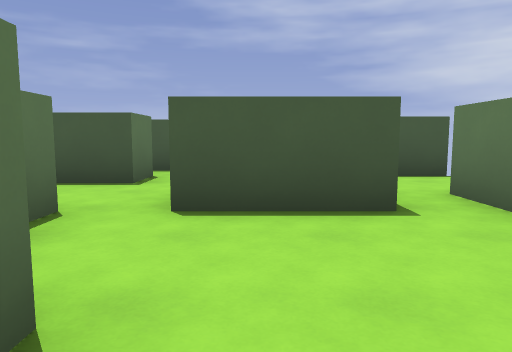
view 1 (above)

12 first-person views from a walk through a Godot game level. The camera is 1.3 m above the floor, tilts 6° down and sees 70° across. The floor is counted in squares, 2 m on a side. Each view is taken from the middle of a square. On the plan, view 1 faces up. The plan holds only what a view shows up to about 11 squares ahead; the rest is blank. Characters and animated objects are not drawn.

view 2
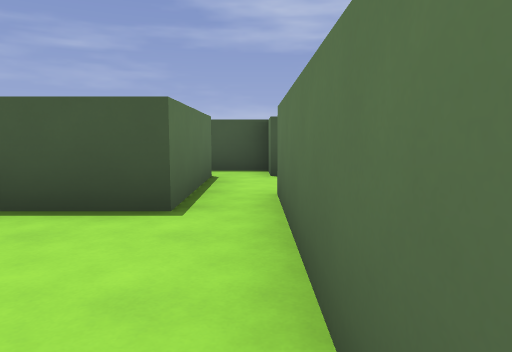

view 3
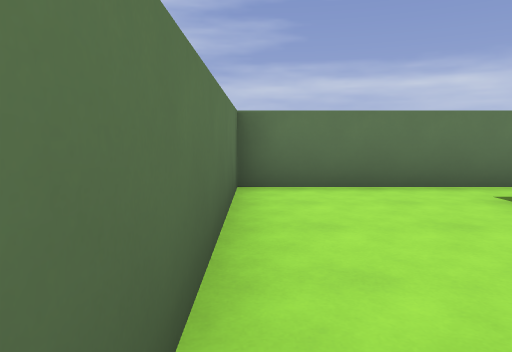

view 4
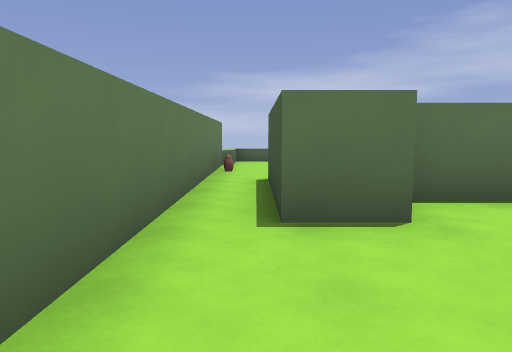

view 5
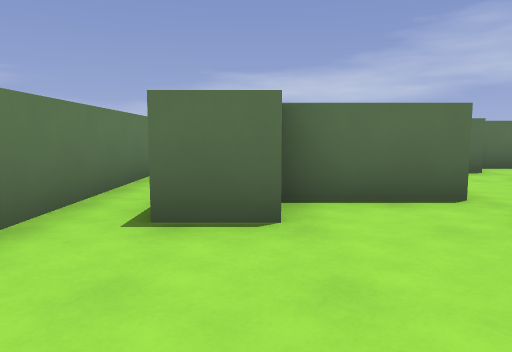

view 6
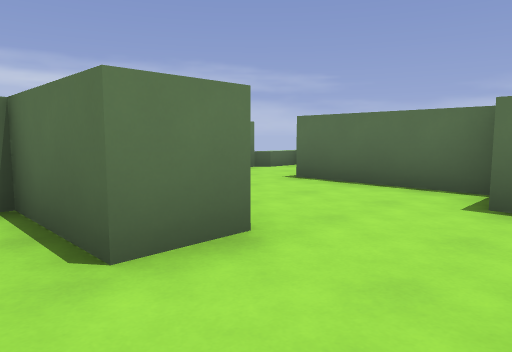

view 7
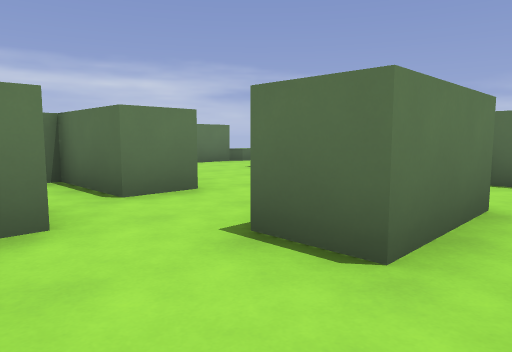

view 8
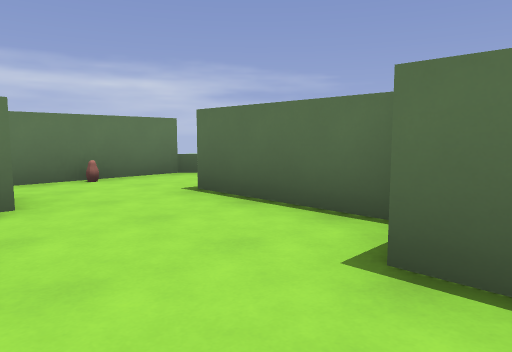

view 9
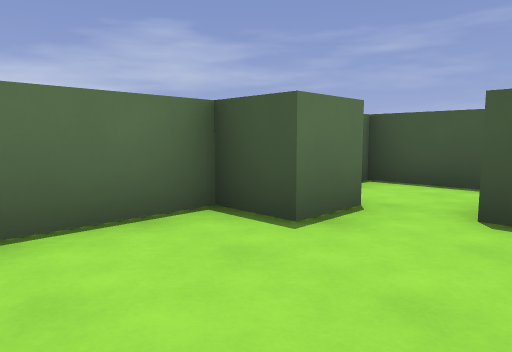

view 10
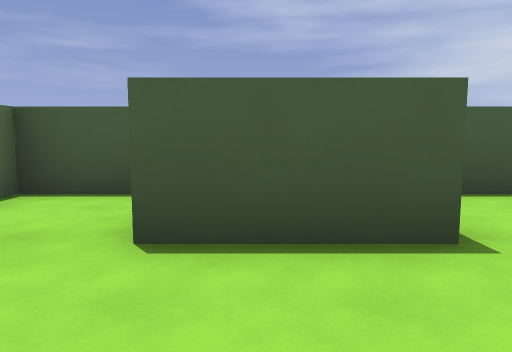

view 11
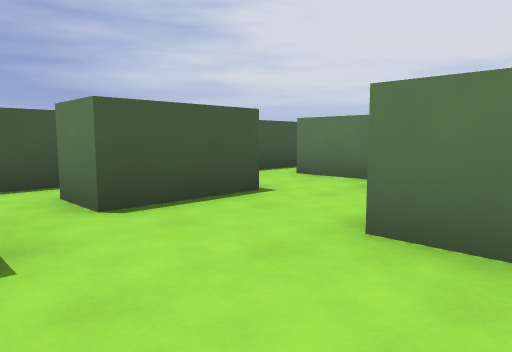

view 12
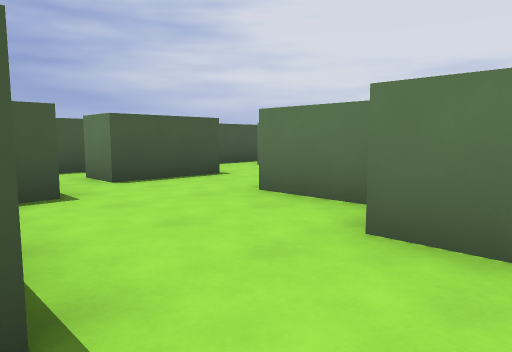

### Floor plan
Points are (right, up) in squares from view 1. A wall is a line through its corners. A room is listed if a view was taken in it or the views show most of it. See-through windows are left out.
Room 1 (views 1, 2, 3, 4, 5, 6)
walls: (-0.8, 1.2) (-0.8, 0.2); (1.2, 4.5) (1.2, 3.2) (-0.9, 3.2); (-0.9, 4.2) (-0.4, 4.2); (-1.8, 3.2) (-1.8, 1.1); (-0.5, -0.8) (2.2, -0.8) (2.2, 4.2)
ways out: opening at (-0.5, 6) to room 2; opening at (-2, 4.5) to room 3; opening at (-1, 0) to room 3; opening at (2, 4)
Room 2 (view 7)
walls: (-1.8, 6.2) (-1.8, 5.2); (0.2, 4.8) (0.2, 6.2); (2.3, 7.2) (-1.4, 7.2)
ways out: opening at (-0.5, 6) to room 1; opening at (-2.5, 7) to room 4; opening at (1, 7)
Room 3 (views 8, 9, 10, 11, 12)
walls: (-2.8, 1.6) (-2.8, 3.2) (-1.8, 3.2); (-3.8, 0.4) (-3.8, 1.2); (-4.8, 5.2) (-4.8, 4.2) (-5.8, 4.2) (-5.8, 1.1); (-0.8, 0.2) (-3.5, 0.2); (-1.8, 5.2) (-3.8, 5.2) (-3.8, 6.2); (-6.8, -0.8) (-0.5, -0.8)
low walls: (-7, -0.5) (-6.8, -0.8)
ways out: opening at (-2, 4.5) to room 1; opening at (-1, 0) to room 1; opening at (-4, 6) to room 4; opening at (-7, 0)
objects: other object (-5, -1)
Room 4 (no view inside)
walls: (-3.8, 6.2) (-1.8, 6.2); (-1.4, 7.2) (-5.8, 7.2) (-5.8, 5.8)
ways out: opening at (-2.5, 7) to room 2; opening at (-4, 6) to room 3

Where each view was taken, in squares from view 1:
view 1: 0 up, 0 right, facing up
view 2: 0 up, 2 right, facing up
view 3: 4 up, 2 right, facing down
view 4: 0 up, 2 right, facing left
view 5: 1 up, 2 right, facing left
view 6: 5 up, 1 left, facing down-left
view 7: 7 up, 0 right, facing down-left
view 8: 5 up, 3 left, facing down-left
view 9: 2 up, 3 left, facing up-left
view 10: 3 up, 3 left, facing up
view 11: 2 up, 5 left, facing up-right
view 12: 0 up, 6 left, facing up-right
